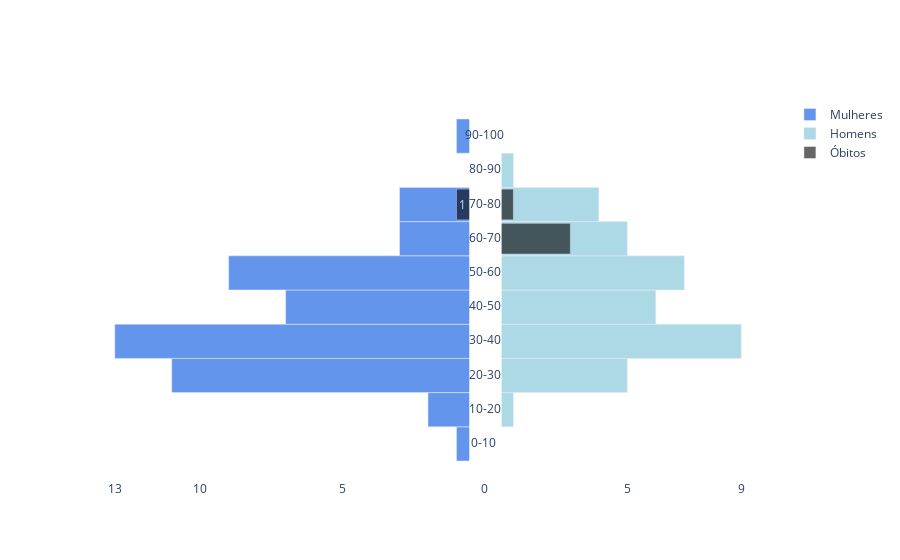

Notebook code for this chart:
### Code cell
a = 0.55
        b = 9.5
        c = -0.5

        yidx = np.arange(10)
        fig = go.Figure()
        fig.add_trace(go.Bar(x=-1*mulheres_contaminadas_paty_cons.to_numpy().flatten(),
                            y=yidx,
                            orientation='h',
                            name='Mulheres',
                            width=1,
                            customdata=-1*mulheres_contaminadas_paty_cons.to_numpy().flatten(),
                            hovertemplate = "%{customdata}",
                            marker=dict(color='cornflowerblue')
                            ))

        fig.add_trace(go.Bar(x= homens_contaminadas_paty_cons.to_numpy().flatten(),
                            y= yidx,
                            orientation='h',
                            width=1,
                            name= 'Homens',
                            hovertemplate="%{x}",
                            marker=dict(color='lightblue')))  
        fig.add_scatter(x=[-a, a, a, -a],
                        y= [b, b, c, c], fill='toself',
                        mode='lines',
                        fillcolor='white' , line_color='white',
                        showlegend=False,
                        )
        fig.add_scatter(x= [0 ]*10,
                        y=yidx,
                        text=["0-10 ","10-20","20-30","30-40","40-50","50-60","60-70","70-80","80-90","90-100"],
                        mode='text',
                        showlegend=False,
                        )

        fig.add_trace( go.Bar(y=yidx,
                    x=homens_obito_paty_cons.to_numpy().flatten(),
                    orientation='h',
                    hoverinfo='x',
                    name= "Óbitos",
                    showlegend=True,
                    opacity=0.6,
                    marker=dict(color='black')
                    ))

        fig.add_trace(go.Bar(y=yidx,
                    x= -1 * mulheres_obito_paty_cons.to_numpy().flatten(),
                    orientation='h',
                    text= mulheres_obito_paty_cons.to_numpy().flatten().astype('int'),
                    hoverinfo='text',
                    showlegend=False,
                    opacity=0.6,
                    marker=dict(color='black')
                    ))

        fig.update_layout(barmode='overlay', 
                        autosize=True,
                        #height=500, 
                        #width=800, 
                        #yaxis_autorange='reversed',
                        yaxis_visible=False,
                        bargap=0.1,
                        paper_bgcolor='rgba(0,0,0,0)',
                        plot_bgcolor='rgba(0,0,0,0)'
                        )

        fig.update_layout(
            xaxis = dict(
                #tickmode = 'array',
                tickvals = [min(-1 * mulheres_contaminadas_paty_cons.to_numpy().flatten()),-10,-5,0,5,str(max(homens_contaminadas_paty_cons.to_numpy().flatten()))],
                ticktext = [str(max(mulheres_contaminadas_paty_cons.to_numpy().flatten())),'10','5','0','5',str(max(homens_contaminadas_paty_cons.to_numpy().flatten()))]
            )
        )

        #plot(fig, include_plotlyjs=True)

### Figure 1 — Plotly figure (JSON) as saved in the notebook; plotly's stock layout.template omitted (floating-point values rounded to 4 significant figures)
{"data": [{"customdata": [-1, -2, -11, -13, -7, -9, -3, -3, 0, -1], "hovertemplate": "%{customdata}", "marker": {"color": "cornflowerblue"}, "name": "Mulheres", "orientation": "h", "type": "bar", "width": 1, "x": [-1, -2, -11, -13, -7, -9, -3, -3, 0, -1], "y": [0, 1, 2, 3, 4, 5, 6, 7, 8, 9]}, {"hovertemplate": "%{x}", "marker": {"color": "lightblue"}, "name": "Homens", "orientation": "h", "type": "bar", "width": 1, "x": [0, 1, 5, 9, 6, 7, 5, 4, 1, 0], "y": [0, 1, 2, 3, 4, 5, 6, 7, 8, 9]}, {"fill": "toself", "fillcolor": "white", "line": {"color": "white"}, "mode": "lines", "showlegend": false, "type": "scatter", "x": [-0.55, 0.55, 0.55, -0.55], "y": [9.5, 9.5, -0.5, -0.5]}, {"mode": "text", "showlegend": false, "text": ["0-10 ", "10-20", "20-30", "30-40", "40-50", "50-60", "60-70", "70-80", "80-90", "90-100"], "type": "scatter", "x": [0, 0, 0, 0, 0, 0, 0, 0, 0, 0], "y": [0, 1, 2, 3, 4, 5, 6, 7, 8, 9]}, {"hoverinfo": "x", "marker": {"color": "black"}, "name": "Óbitos", "opacity": 0.6, "orientation": "h", "showlegend": true, "type": "bar", "x": [0, 0, 0, 0, 0, 0, 3, 1, 0, 0], "y": [0, 1, 2, 3, 4, 5, 6, 7, 8, 9]}, {"hoverinfo": "text", "marker": {"color": "black"}, "opacity": 0.6, "orientation": "h", "showlegend": false, "text": [0, 0, 0, 0, 0, 0, 0, 1, 0, 0], "type": "bar", "x": [0, 0, 0, 0, 0, 0, 0, -1, 0, 0], "y": [0, 1, 2, 3, 4, 5, 6, 7, 8, 9]}], "layout": {"autosize": true, "bargap": 0.1, "barmode": "overlay", "paper_bgcolor": "rgba(0,0,0,0)", "plot_bgcolor": "rgba(0,0,0,0)", "xaxis": {"ticktext": ["13", "10", "5", "0", "5", "9"], "tickvals": [-13, -10, -5, 0, 5, "9"]}, "yaxis": {"visible": false}}}
